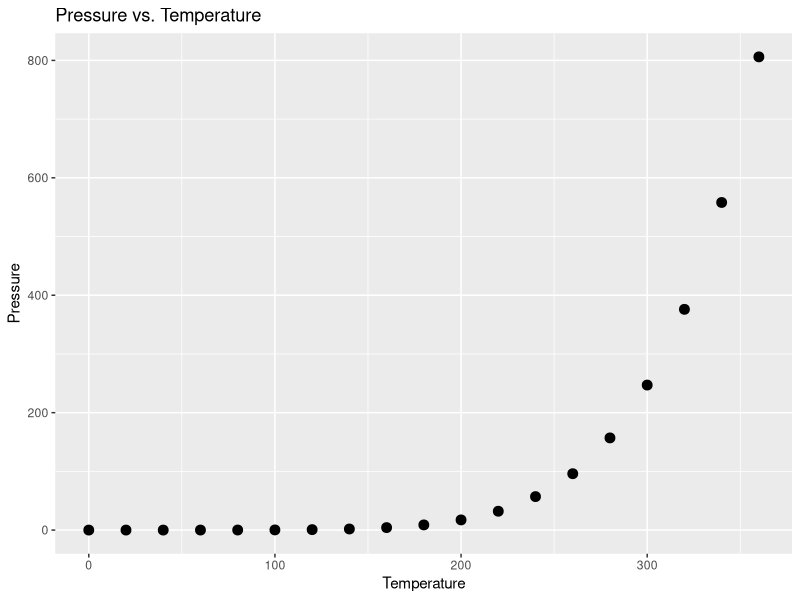
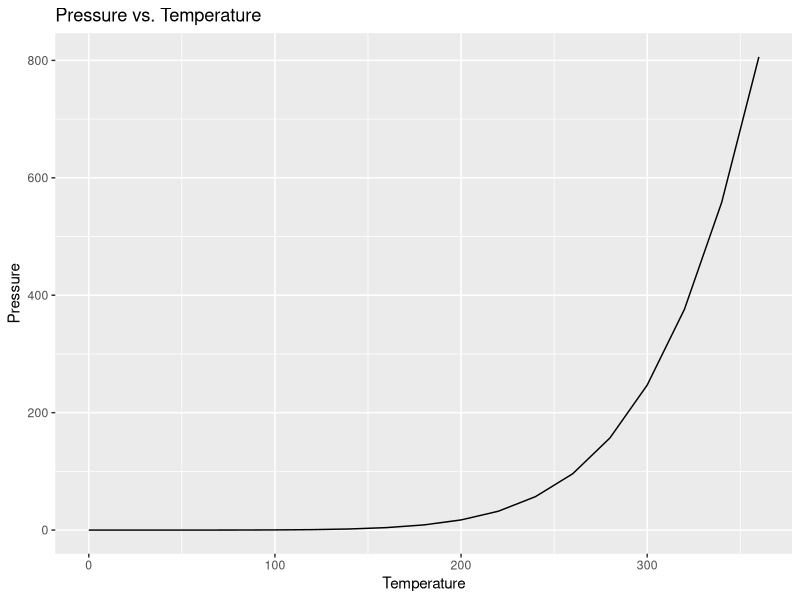
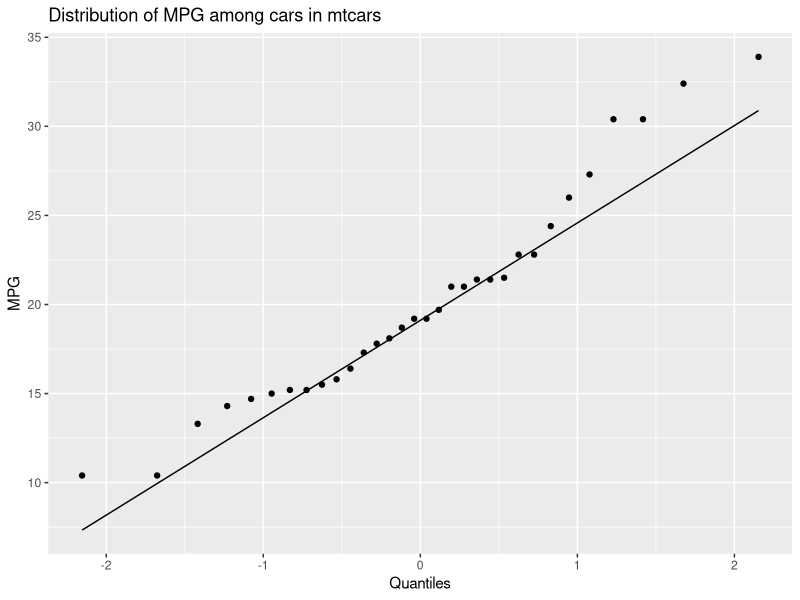

The R source for these figures, in order:
## ---- chunk 1
library(ggplot2)
library(tidyr)
data("pressure")
data("mtcars")
## ---- chunk 2
ggplot(pressure, aes(x = temperature, y = pressure)) + geom_point(size = 3) + xlab("Temperature")+ ylab("Pressure")+ ggtitle("Pressure vs. Temperature")
## ---- chunk 3
ggplot(pressure, aes(x = temperature, y = pressure)) + geom_line() + xlab("Temperature")+ ylab("Pressure")+ ggtitle("Pressure vs. Temperature")
## ---- chunk 4

ggplot(mtcars, aes(sample = mpg)) + geom_qq()+ geom_qq_line() + xlab("Quantiles") + ylab("MPG") + ggtitle("Distribution of MPG among cars in mtcars")

mean(mtcars$mpg)
median(mtcars$mpg)

